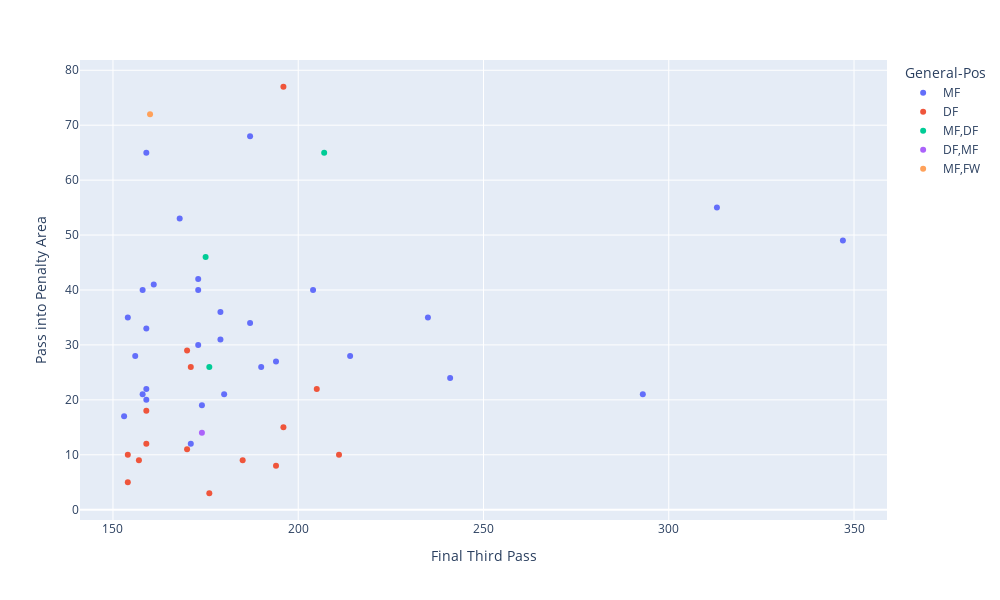

The cell this chart's notebook holds for it:
### Markdown cell above
GRAFİKLER

### Code cell
import plotly.express as px 

fig = px.scatter(pass_1_3, x='General-1/3', y='General-PPA', color='General-Pos', hover_name='General-Player', hover_data={'General-Squad': True})
fig.update_layout(width=1000, height=600, xaxis_title= 'Final Third Pass', yaxis_title= 'Pass into Penalty Area')
fig.show()

### Figure 1 — Plotly figure (JSON) as saved in the notebook; plotly's stock layout.template omitted (floating-point values rounded to 4 significant figures)
{"data": [{"customdata": [["Leverkusen"], ["Manchester City"], ["Real Madrid"], ["Girona"], ["Las Palmas"], ["Arsenal"], ["Real Madrid"], ["Stuttgart"], ["Juventus"], ["Inter"], ["Barcelona"], ["RB Leipzig"], ["Inter"], ["Valencia"], ["Napoli"], ["Chelsea"], ["Montpellier"], ["Leverkusen"], ["Roma"], ["Lyon"], ["Lazio"], ["Monaco"], ["Lorient"], ["Bochum"], ["Nantes"], ["Monza"], ["Barcelona"], ["Brighton"], ["Atalanta"], ["Alavés"]], "hovertemplate": "<b>%{hovertext}</b><br><br>General-Pos=MF<br>General-1/3=%{x}<br>General-PPA=%{y}<br>General-Squad=%{customdata[0]}<extra></extra>", "hovertext": ["Granit Xhaka", "Rodri", "Toni Kroos", "Aleix García", "Kirian Rodríguez", "Declan Rice", "Federico Valverde", "Angelo Stiller", "Manuel Locatelli", "Nicolò Barella", "Frenkie de Jong", "Xaver Schlager", "Hakan Çalhanoğlu", "José Luis García Vayá", "Stanislav Lobotka", "Enzo Fernández", "Téji Savanier", "Exequiel Palacios", "Leandro Paredes", "Maxence Caqueret", "Luis Alberto", "Youssouf Fofana", "Laurent Abergel", "Kevin Stöger", "Pedro Chirivella", "Matteo Pessina", "İlkay Gündoğan", "Billy Gilmour", "Éderson", "Ander Guevara"], "legendgroup": "MF", "marker": {"color": "#636efa", "symbol": "circle"}, "mode": "markers", "name": "MF", "orientation": "v", "showlegend": true, "type": "scatter", "x": [347, 313, 293, 241, 235, 214, 204, 194, 190, 187, 187, 180, 179, 179, 174, 173, 173, 173, 171, 168, 161, 159, 159, 159, 159, 158, 158, 156, 154, 153], "xaxis": "x", "y": [49, 55, 21, 24, 35, 28, 40, 27, 26, 68, 34, 21, 36, 31, 19, 42, 40, 30, 12, 53, 41, 33, 22, 65, 20, 21, 40, 28, 35, 17], "yaxis": "y"}, {"customdata": [["Manchester City"], ["Girona"], ["Napoli"], ["Barcelona"], ["Brighton"], ["Liverpool"], ["Paris S-G"], ["Lens"], ["Girona"], ["Manchester City"], ["Dortmund"], ["Tottenham"], ["Paris S-G"], ["Reims"], ["Brighton"]], "hovertemplate": "<b>%{hovertext}</b><br><br>General-Pos=DF<br>General-1/3=%{x}<br>General-PPA=%{y}<br>General-Squad=%{customdata[0]}<extra></extra>", "hovertext": ["Rúben Dias", "Daley Blind", "Giovanni Di Lorenzo", "Jules Koundé", "Lewis Dunk", "Virgil van Dijk", "Danilo Pereira", "Facundo Medina", "Eric García", "Kyle Walker", "Nico Schlotterbeck", "Cristian Romero", "Lucas Hernández", "Emmanuel Agbadou", "Jan Paul van Hecke"], "legendgroup": "DF", "marker": {"color": "#EF553B", "symbol": "circle"}, "mode": "markers", "name": "DF", "orientation": "v", "showlegend": true, "type": "scatter", "x": [211, 205, 196, 196, 194, 185, 176, 171, 170, 170, 159, 159, 157, 154, 154], "xaxis": "x", "y": [10, 22, 77, 15, 8, 9, 3, 26, 11, 29, 18, 12, 9, 5, 10], "yaxis": "y"}, {"customdata": [["Brighton"], ["Roma"], ["Bayern Munich"]], "hovertemplate": "<b>%{hovertext}</b><br><br>General-Pos=MF,DF<br>General-1/3=%{x}<br>General-PPA=%{y}<br>General-Squad=%{customdata[0]}<extra></extra>", "hovertext": ["Pascal Groß", "Bryan Cristante", "Joshua Kimmich"], "legendgroup": "MF,DF", "marker": {"color": "#00cc96", "symbol": "circle"}, "mode": "markers", "name": "MF,DF", "orientation": "v", "showlegend": true, "type": "scatter", "x": [207, 176, 175], "xaxis": "x", "y": [65, 26, 46], "yaxis": "y"}, {"customdata": [["Manchester City"]], "hovertemplate": "<b>%{hovertext}</b><br><br>General-Pos=DF,MF<br>General-1/3=%{x}<br>General-PPA=%{y}<br>General-Squad=%{customdata[0]}<extra></extra>", "hovertext": ["Manuel Akanji"], "legendgroup": "DF,MF", "marker": {"color": "#ab63fa", "symbol": "circle"}, "mode": "markers", "name": "DF,MF", "orientation": "v", "showlegend": true, "type": "scatter", "x": [174], "xaxis": "x", "y": [14], "yaxis": "y"}, {"customdata": [["Manchester Utd"]], "hovertemplate": "<b>%{hovertext}</b><br><br>General-Pos=MF,FW<br>General-1/3=%{x}<br>General-PPA=%{y}<br>General-Squad=%{customdata[0]}<extra></extra>", "hovertext": ["Bruno Fernandes"], "legendgroup": "MF,FW", "marker": {"color": "#FFA15A", "symbol": "circle"}, "mode": "markers", "name": "MF,FW", "orientation": "v", "showlegend": true, "type": "scatter", "x": [160], "xaxis": "x", "y": [72], "yaxis": "y"}], "layout": {"height": 600, "legend": {"title": {"text": "General-Pos"}, "tracegroupgap": 0}, "margin": {"t": 60}, "width": 1000, "xaxis": {"anchor": "y", "domain": [0, 1], "title": {"text": "Final Third Pass"}}, "yaxis": {"anchor": "x", "domain": [0, 1], "title": {"text": "Pass into Penalty Area"}}}}
